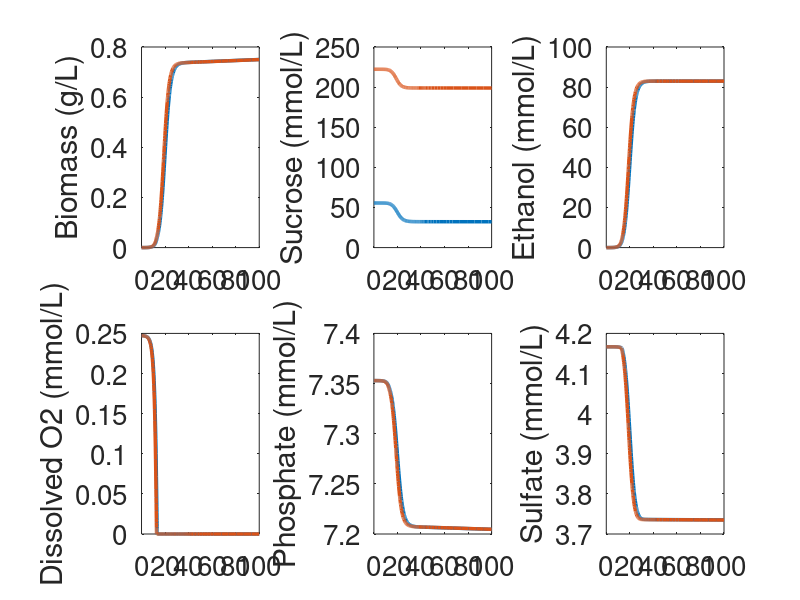
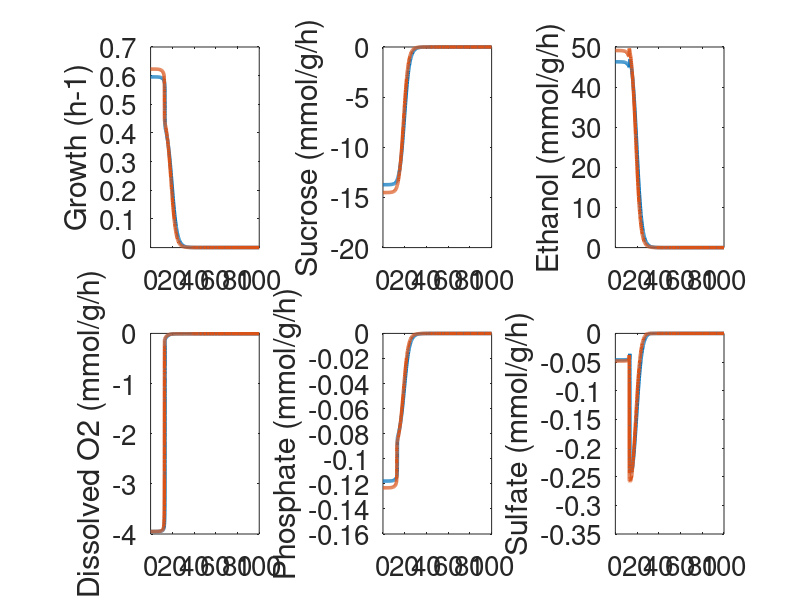

These figures' MATLAB source, in order:
load data1.mat
load data2.mat

FS = 20;

figure(1)
subplot(2,3,1)
plot(T1,Y1(:,2),'linewidth',2.5);
hold on
plot(T2,Y2(:,2),'linewidth',2.5);
ylabel('Biomass (g/L)');
set(gca,'FontSize',FS);

subplot(2,3,2)
plot(T1,Y1(:,6),'linewidth',2.5);
hold on
plot(T2,Y2(:,6),'linewidth',2.5);
ylabel('Sucrose (mmol/L)');
set(gca,'FontSize',FS);

subplot(2,3,3)
plot(T1,Y1(:,7),'linewidth',2.5);
hold on
plot(T2,Y2(:,7),'linewidth',2.5);
ylabel('Ethanol (mmol/L)');
set(gca,'FontSize',FS);

subplot(2,3,4)
plot(T1,Y1(:,9),'linewidth',2.5);
hold on
plot(T2,Y2(:,9),'linewidth',2.5);
ylabel('Dissolved O2 (mmol/L)');
set(gca,'FontSize',FS);

subplot(2,3,5)
plot(T1,Y1(:,10),'linewidth',2.5);
hold on
plot(T2,Y2(:,10),'linewidth',2.5);
ylabel('Phosphate (mmol/L)');
set(gca,'FontSize',FS);

subplot(2,3,6)
plot(T1,Y1(:,11),'linewidth',2.5);
hold on
plot(T2,Y2(:,11),'linewidth',2.5);
ylabel('Sulfate (mmol/L)');
set(gca,'FontSize',FS);

figure(2)
subplot(2,3,1)
plot(T1,flux1(:,9),'linewidth',2.5);
hold on
plot(T2,flux2(:,9),'linewidth',2.5);
ylabel('Growth (h-1)');
set(gca,'FontSize',FS);

subplot(2,3,2)
plot(T1,flux1(:,12),'linewidth',2.5);
hold on
plot(T2,flux2(:,12),'linewidth',2.5);
ylabel('Sucrose (mmol/g/h)');
set(gca,'FontSize',FS);

subplot(2,3,3)
plot(T1,flux1(:,13),'linewidth',2.5);
hold on
plot(T2,flux2(:,13),'linewidth',2.5);
ylabel('Ethanol (mmol/g/h)');
set(gca,'FontSize',FS);

subplot(2,3,4)
plot(T1,flux1(:,14),'linewidth',2.5);
hold on
plot(T2,flux2(:,14),'linewidth',2.5);
ylabel('Dissolved O2 (mmol/g/h)');
set(gca,'FontSize',FS);

subplot(2,3,5)
plot(T1,flux1(:,15),'linewidth',2.5);
hold on
plot(T2,flux2(:,15),'linewidth',2.5);
ylabel('Phosphate (mmol/g/h)');
set(gca,'FontSize',FS);

subplot(2,3,6)
plot(T1,flux1(:,16),'linewidth',2.5);
hold on
plot(T2,flux2(:,16),'linewidth',2.5);
ylabel('Sulfate (mmol/g/h)');
set(gca,'FontSize',FS);